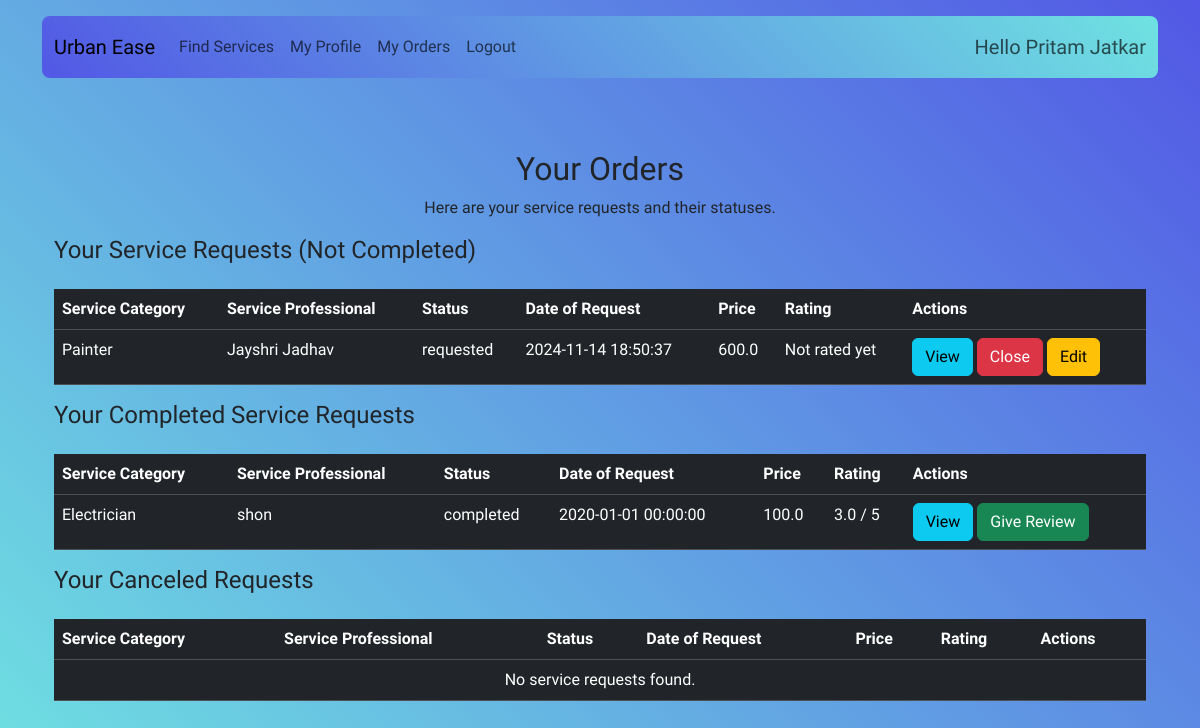
Page /customer/orders (signed in) on the committed database.
### application/model.py (models this page shows)
class Customer(db.Model):
    id = db.Column(db.Integer, primary_key=True)
    name = db.Column(db.String(80), nullable=False)
    phone = db.Column(db.String(80), nullable=False)
    city = db.Column(db.String(80), nullable=False)
    address = db.Column(db.String(200), nullable=False)
    status = db.Column(db.String(80), nullable=False)  # ('active', 'inactive')
    user_id = db.Column(db.Integer, db.ForeignKey('user.id'), nullable=False)
    service_requests = db.relationship('ServiceRequest', backref='customer', lazy=True)

class ServiceRequest(db.Model):
    id = db.Column(db.Integer, primary_key=True)
    customer_id = db.Column(db.Integer, db.ForeignKey('customer.id'), nullable=False)
    service_professional_id = db.Column(db.Integer, db.ForeignKey('service_professional.id'), nullable=False)
    service_category_id = db.Column(db.Integer, db.ForeignKey('service_category.id', ondelete='SET NULL'), nullable=True)
    service_category = db.Column(db.String(80), nullable=False)
    date_request = db.Column(db.DateTime, nullable=False)
    date_completion = db.Column(db.DateTime, nullable=False)
    status = db.Column(db.String(80), nullable=False)  # ('completed', 'requested', 'denied', 'in_progress')
    rating = db.Column(db.Float, nullable=True)
    feedback = db.Column(db.String(400), nullable=True)

class ServiceProfessional(db.Model):
    id = db.Column(db.Integer, primary_key=True)
    name = db.Column(db.String(80), nullable=False)
    phone = db.Column(db.String(80), nullable=False)
    city = db.Column(db.String(80), nullable=False)
    service_category = db.Column(db.String(80), nullable=False)
    rating = db.Column(db.Float, nullable=True)
    experience = db.Column(db.Integer, nullable=False)
    company_name = db.Column(db.String(80), nullable=False)
    status = db.Column(db.String(80), nullable=False)  # ('blacklisted', 'approved', 'pending')
    price_per_hour = db.Column(db.Float, nullable=False)
    expenses_per_hour = db.Column(db.Float, nullable=True)
    user_id = db.Column(db.Integer, db.ForeignKey('user.id'), nullable=False)
    service_requests = db.relationship('ServiceRequest', backref='service_professional', lazy=True)

class Review(db.Model):
    id = db.Column(db.Integer, primary_key=True)
    customer_id = db.Column(db.Integer, db.ForeignKey('customer.id'), nullable=False)
    service_professional_id = db.Column(db.Integer, db.ForeignKey('service_professional.id'), nullable=False)
    ServiceRequest_id = db.Column(db.Integer, db.ForeignKey('service_request.id'), nullable=False)
    rating = db.Column(db.Float, nullable=False)
    feedback = db.Column(db.String(400), nullable=True)
    date_review = db.Column(db.DateTime, nullable=False)

### application/routes.py (the view)
@app.route('/customer/orders')
@login_required
def customer_orders():
    user_id = session.get('user_id')
    customer = Customer.query.filter_by(user_id=user_id).first()
    service_requests = ServiceRequest.query.filter_by(customer_id=customer.id).all()
    for request in service_requests:
        request.review = Review.query.filter_by(ServiceRequest_id=request.id).first()
    return render_template('customer_orders.html', service_requests=service_requests)

### application/model.py (called while the page is built)
    @property
    def is_active(self):
        if self.role == 'customer':
            return self.customer_det.status == 'active'
        elif self.role == 'service_professional':
            return self.service_professional_det.status == 'approved'
        elif self.role == 'admin':
            return True
        return False  # For any other role, return False or handle accordingly

### application/routes.py (called while the page is built)
@login_manager.user_loader
def load_user(user_id):
    return User.query.get(int(user_id))

### templates/customer_orders.html (shortened to what this page needs)
{% extends 'base.html' %}
{% block content %}
<div class="container mt-5">
    <div class="row">
        <div class="col-12 text-center">
            <h2>Your Orders</h2>
            <p>Here are your service requests and their statuses.</p>
        </div>
    </div>
    <div class="row" style="max-height: 500px; overflow-y: auto;">
        <div class="col-12">
            <h4>Your Service Requests (Not Completed)</h4>
            <table class="table table-dark table-hover mt-4">
                <thead>
                    <tr>
                        <th>Service Category</th>
                        <th>Service Professional</th>
                        <th>Status</th>
                        <th>Date of Request</th>
                        <th>Price</th>
                        <th>Rating</th>
                        <th>Actions</th>
                    </tr>
                </thead>
                <tbody>
                    {% for request in service_requests if (request.status == 'accepted' or request.status == 'requested' or request.status == 'in_progress' or request.status == 'payed') %}
                    <tr>
                        <td>{{ request.service_category }}</td>
                        <td>{{ request.service_professional.name }}</td>
                        <td>{{ request.status }}</td>
                        <td>{{ request.date_request.strftime('%Y-%m-%d %H:%M:%S') }}</td>
                        <td>{{ request.service_professional.price_per_hour }}</td>
                        <td>
                            {% if request.review.rating %}
                            {{ request.review.rating }} / 5
                            {% else %}
                            Not rated yet
                            {% endif %}
                        </td>
                        <td>
                            <button type="button" class="btn btn-info btn-block" data-bs-toggle="modal"
                                data-bs-target="#viewServiceRequestModal{{ request.id }}">View</button>
                            {% if request.status != 'completed' and request.status != 'in_progress' and request.status!='payed' %}
                            <a href="{{ url_for('close_service_request', request_id=request.id) }}"
                                class="btn btn-danger btn-block">Close</a>
                            <button type="button" class="btn btn-warning btn-block" data-bs-toggle="modal"
                                data-bs-target="#editServiceRequestModal{{ request.id }}">Edit</button>
                            {% elif request.status == 'in_progress' %}
                            <a href="{{ url_for('payment', service_request_id=request.id) }}"
                                class="btn btn-success btn-block">Pay</a>
                            {%elif request.status == 'payed'%}
                            <a href="{{ url_for('complete_service_request', request_id=request.id) }}"
                                class="btn btn-success btn-block">Complete</a>
                            {% endif %}
                        </td>
                    </tr>
                    {% else %}
                    <tr>
                        <td colspan="7" class="text-center">No service requests found.</td>
                    </tr>
                    {% endfor %}
                </tbody>
            </table>
        </div>
    </div>
    <div class="row" style="max-height: 500px; overflow-y: auto;">
        <div class="col-12">
            <h4>Your Completed Service Requests</h4>
            <table class="table table-dark table-hover mt-4">
                <thead>
                    <tr>
                        <th>Service Category</th>
                        <th>Service Professional</th>
                        <th>Status</th>
                        <th>Date of Request</th>
                        <th>Price</th>
                        <th>Rating</th>
                        <th>Actions</th>
                    </tr>
                </thead>
                <tbody>
                    {% for request in service_requests if request.status == 'completed' %}
                    <tr>
                        <td>{{ request.service_category }}</td>
                        <td>{{ request.service_professional.name }}</td>
                        <td>{{ request.status }}</td>
                        <td>{{ request.date_request.strftime('%Y-%m-%d %H:%M:%S') }}</td>
                        <td>{{ request.service_professional.price_per_hour }}</td>
                        <td>
                            {% if request.review.rating %}
                            {{ request.review.rating }} / 5
                            {% else %}
                            Not rated yet
                            {% endif %}
                        </td>
                        <td>
                            <button type="button" class="btn btn-info btn-block" data-bs-toggle="modal"
                                data-bs-target="#viewServiceRequestModal{{ request.id }}">View</button>
                            <button type="button" class="btn btn-success btn-block" data-bs-toggle="modal"
                                data-bs-target="#giveReviewModal{{ request.id }}">Give Review</button>
                        </td>
                    </tr>
                    {% else %}
                    <tr>
                        <td colspan="7" class="text-center">No completed service requests found.</td>
                    </tr>
                    {% endfor %}
                </tbody>
            </table>
        </div>
    </div>
<div class="row" style="max-height: 500px; overflow-y: auto;">
    <div class="col-12">
        <h4>Your Canceled Requests</h4>
        <table class="table table-dark table-hover mt-4">
            <thead>
                <tr>
                    <th>Service Category</th>
                    <th>Service Professional</th>
                    <th>Status</th>
                    <th>Date of Request</th>
                    <th>Price</th>
                    <th>Rating</th>
                    <th>Actions</th>
                </tr>
            </thead>
            <tbody>
                {% for request in service_requests if request.status == 'denied' %}
                <tr>
                    <td>{{ request.service_category }}</td>
                    <td>{{ request.service_professional.name }}</td>
                    <td>{{ request.status }}</td>
                    <td>{{ request.date_request.strftime('%Y-%m-%d %H:%M:%S') }}</td>
                    <td>{{ request.service_professional.price_per_hour }}</td>
                    <td>
                        {% if request.review.rating %}
                        {{ request.review.rating }} / 5
                        {% else %}
                        Not rated yet
                        {% endif %}
                    </td>
                    <td>
                        <button type="button" class="btn btn-info btn-block" data-bs-toggle="modal"
                            data-bs-target="#viewServiceRequestModal{{ request.id }}">View</button>
                    </td>
                </tr>
                {% else %}
                <tr>
                    <td colspan="7" class="text-center">No service requests found.</td>
                </tr>
                {% endfor %}
            </tbody>
        </table>
    </div>
</div>
</div>
{% endblock %}

### templates/navbar.html (shortened to what this page needs)
<nav class="navbar navbar-expand-lg custom-bg2 rounded-3 navbar-expand-hover">
  <div class="container-fluid">
    <a class="navbar-brand" href="/">Urban Ease</a>
    <div class="collapse navbar-collapse" id="navbarNavDropdown">
      <ul class="navbar-nav me-auto mb-2 mb-lg-0">
        {% if not session['role'] %}
        <li class="nav-item dropdown">
          <a class="nav-link dropdown-toggle" href="#" id="navbarDropdown" role="button" data-bs-toggle="dropdown" aria-expanded="false">
            Register
          </a>
          <ul class="dropdown-menu" aria-labelledby="navbarDropdown">
            <li><a class="dropdown-item" href="{{ url_for('registercustomer') }}">As a Customer</a></li>
            <li><a class="dropdown-item" href="{{ url_for('registerserviceprofessional') }}">As a Service Professional</a></li>
          </ul>
        </li>
        <li class="nav-item">
          <a class="nav-link " href="{{ url_for('Login') }}">Login</a>
        </li>
        {% elif session['role'] == 'customer' %}
        <li class="nav-item">
          <a class="nav-link" href="{{ url_for('customer_dashboard') }}">Find Services</a>
        </li>
        <li class="nav-item">
          <a class="nav-link" href="{{ url_for('customer_profile') }}">My Profile</a>
        </li>
        <li class="nav-item">
          <a class="nav-link" href="{{ url_for('customer_orders') }}">My Orders</a>
        </li>
        {%endif%}
        {% if session['role'] %}
        <li class="nav-item">
          <a class="nav-link" href="{{ url_for('logout') }}">Logout</a>
        </li>
        {% endif %}
      </ul>
      {%if session['role']%}
      <span class="navbar-text fs-5">
        Hello {{session.get('name')}}
      </span>
      {%endif%}
    </div>
  </div>
</nav>

### static/styles.css (style rules this page uses)
body { font-family: "Funnel Display", sans-serif; font-optical-sizing: auto; font-weight: 450; font-style: normal; }
.custom-bg2 { background: linear-gradient(45deg, #5258e5, #6fe2e1) !important; }
.navbar-expand-hover { transition: all 0.3s ease-in-out; }

### rows in the picture
Customer: get "Pritam Jatkar"
ServiceRequest: service_category "Painter", service_professional.name "Jayshri Jadhav", status "requested", date_request "2024-11-14 18:50:37", service_professional.price_per_hour "600.0"
ServiceRequest: service_category "Electrician", service_professional.name "shon", status "completed", date_request "2020-01-01 00:00:00", service_professional.price_per_hour "100.0", review.rating "3.0"
